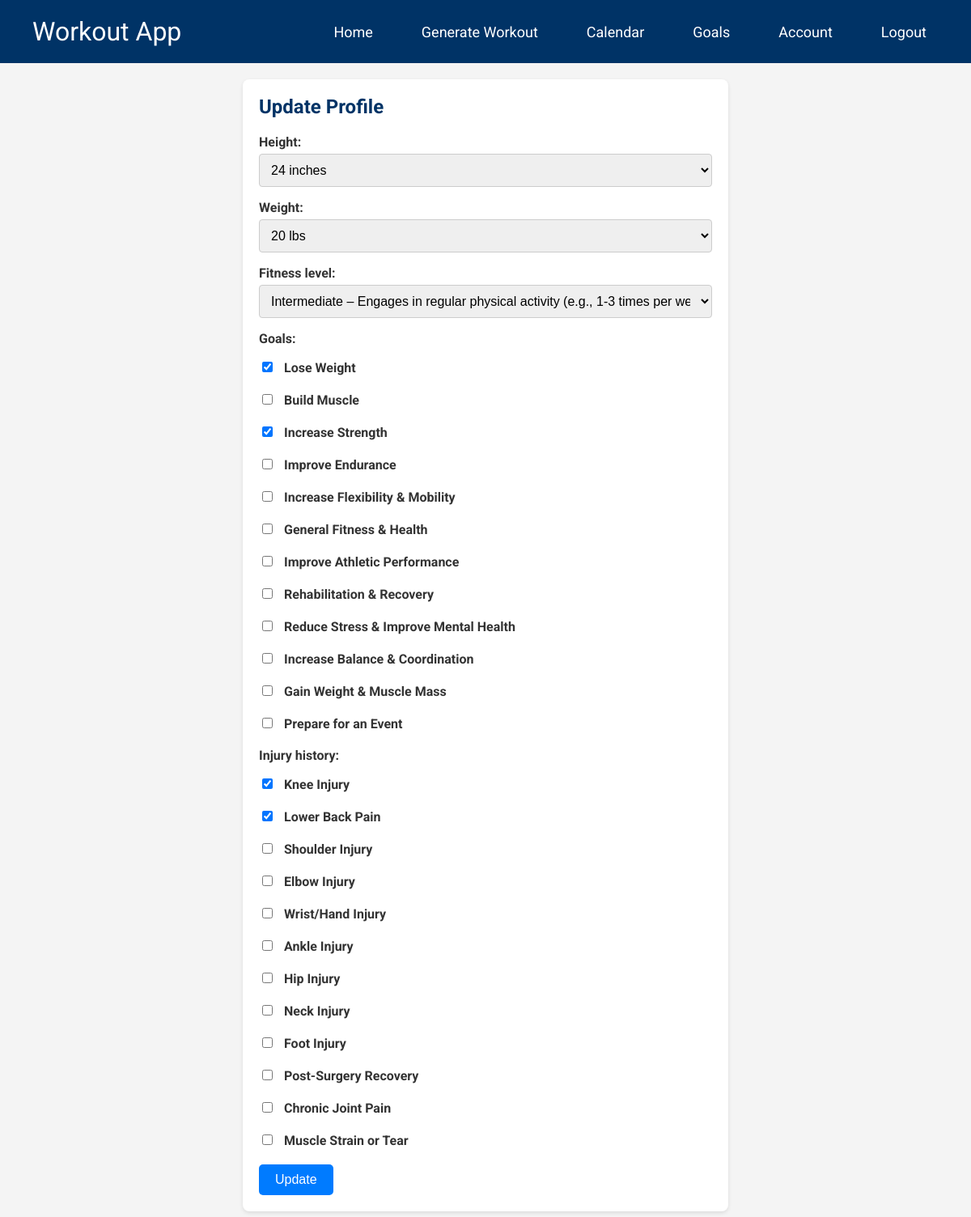
The page /accounts/update_profile/ (signed in) on the database as committed earlier.
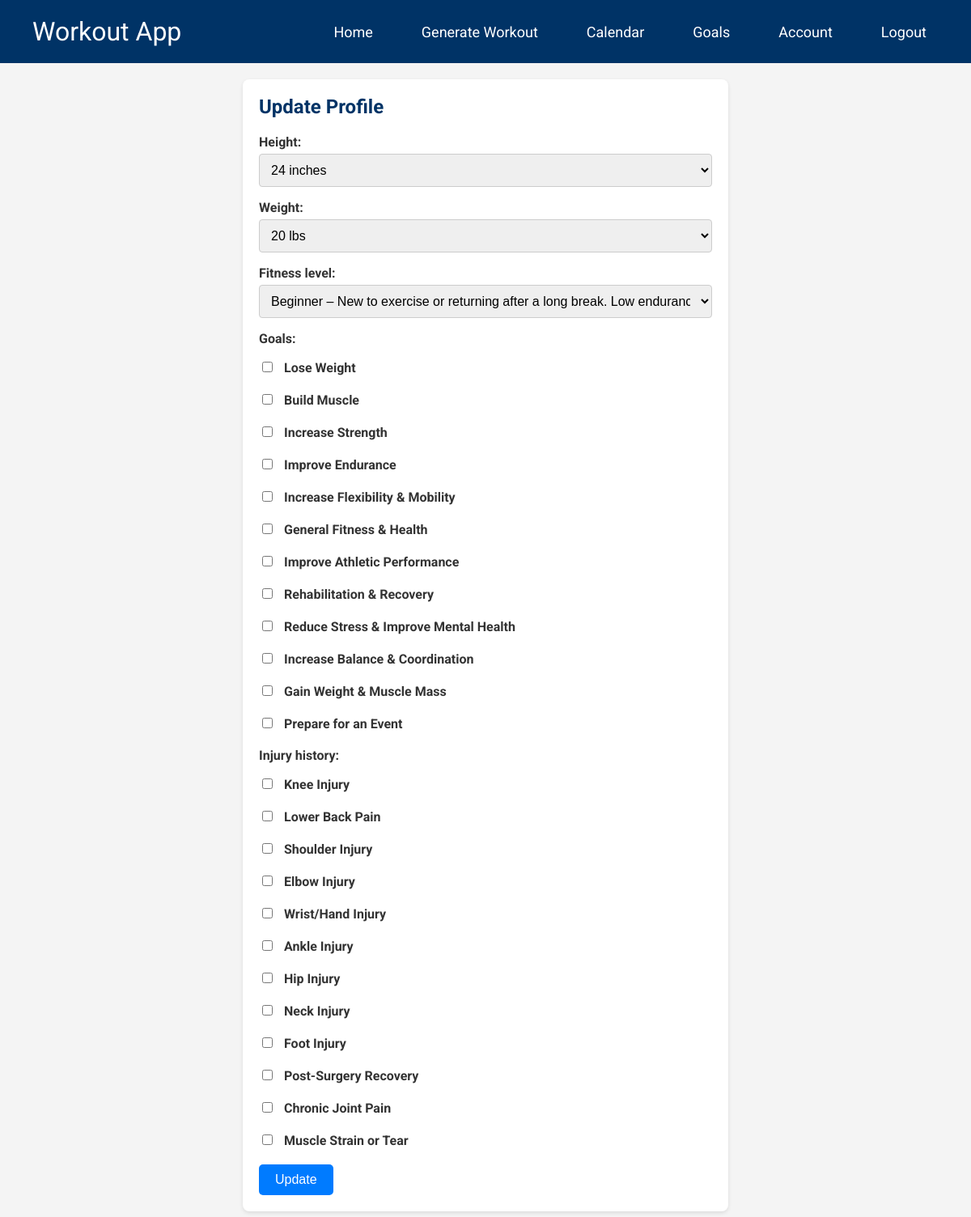
The same page on the database as committed later.
### accounts/models.py (models this page shows, shortened)
class UserProfile(models.Model):
    FITNESS_LEVEL_CHOICES = [
        (
            "beginner",
            "Beginner – New to exercise or returning after a long break. Low endurance, strength, and flexibility.",
        ),
        (
            "intermediate",
            "Intermediate – Engages in regular physical activity (e.g., 1-3 times per week), has moderate endurance and strength.",
        ),
        (
            "advanced",
            "Advanced – High fitness level with consistent training (e.g., 3+ times per week), strong endurance, strength, and flexibility.",
        ),
        (
            "athlete",
            "Athlete – Trains for specific performance goals (e.g., competitive sports, weightlifting, endurance events).",
        ),
        (
            "rehab",
            "Rehabilitation/Recovery – Focused on regaining fitness after an injury, surgery, or medical condition.",
        ),
        (
            "senior",
            "Senior/Low Impact – Prioritizes joint-friendly and lower-intensity movements, often for older adults or those with physical limitations.",
        ),
    ]
    user = models.OneToOneField(User, on_delete=models.CASCADE)
    height = models.FloatField(null=True, blank=True, help_text="Height in inches")
    weight = models.FloatField(null=True, blank=True, help_text="Weight in pounds")
    bmi = models.FloatField(null=True, blank=True)
    fitness_level = models.CharField(
        max_length=20, choices=FITNESS_LEVEL_CHOICES, null=True, blank=True
    )
    goals = models.ManyToManyField("Goal", blank=True)
    injury_history = models.ManyToManyField("Injury", blank=True)
    friends = models.ManyToManyField("self", blank=True, symmetrical=True)
    weight_history = models.CharField(
        max_length=200, choices=FITNESS_LEVEL_CHOICES, null=True, blank=True
    )

### accounts/views.py (the view)
# urls.py: path("update_profile/", update_profile, name="update_profile"),
@login_required
def update_profile(request):
    profile = request.user.userprofile
    if request.method == "POST":
        form = UserProfileUpdateForm(request.POST, instance=profile)
        if form.is_valid():
            profile = form.save(commit=False)
            profile.height = (
                float(request.POST.get("height", 0))
                if request.POST.get("height")
                else None
            )
            profile.weight = (
                float(request.POST.get("weight", 0))
                if request.POST.get("weight")
                else None
            )
            profile.weight_history = (
                request.POST.get("weight", 0) if request.POST.get("weight") else None
            )
            profile.weight_history = json.dumps([int(profile.weight_history)])
            height_m = (
                profile.height * 0.0254 if profile.height else 0
            )  # Convert height from inches to meters
            weight_kg = (
                profile.weight * 0.453592 if profile.weight else 0
            )  # Convert weight from pounds to kg
            if height_m > 0:  # Prevent division by zero
                profile.bmi = weight_kg / (height_m**2)
            else:
                profile.bmi = None  # Handle case where height is zero
            profile.save()
            goals = request.POST.getlist("goals")  # Get selected goals from the form
            injuries = request.POST.getlist(
                "injury_history"
            )  # Get selected injuries from the form
            profile.goals.set(goals)  # Update the user's goals
            profile.injury_history.set(injuries)  # Update the user's injury history
            return redirect(
                "/accounts/user_data/"
            )  # Redirect to home or another page after saving
        print(form.errors)  # Print any validation errors
    else:
        form = UserProfileUpdateForm(instance=profile)
    selected_goals = profile.goals.values_list("id", flat=True)
    selected_injuries = profile.injury_history.values_list("id", flat=True)
    return render(
        request,
        "accounts/update_profile.html",
        {
            "form": form,
            "selected_goals": selected_goals,
            "selected_injuries": selected_injuries,
        },
    )

### accounts/forms.py
class UserProfileUpdateForm(forms.ModelForm):
    HEIGHT_CHOICES = [
        (i, f"{i} inches") for i in range(24, 96)
    ]  # Height from 2'0" (24 inches) to 8'0" (96 inches)
    WEIGHT_CHOICES = [
        (i, f"{i} lbs") for i in range(20, 600)
    ]  # Weight from 20 lbs to 600 lbs
    FITNESS_LEVEL_CHOICES = UserProfile.FITNESS_LEVEL_CHOICES
    height = forms.ChoiceField(choices=HEIGHT_CHOICES, required=False)
    weight = forms.ChoiceField(choices=WEIGHT_CHOICES, required=False)
    fitness_level = forms.ChoiceField(choices=FITNESS_LEVEL_CHOICES, required=False)
    class Meta:
        model = UserProfile
        fields = ["height", "weight", "fitness_level", "goals", "injury_history"]
        widgets = {
            "goals": forms.CheckboxSelectMultiple(),  # Use checkboxes for goals
            "injury_history": forms.CheckboxSelectMultiple(),  # Use checkboxes for injuries
        }
    def __init__(self, *args, **kwargs):
        super().__init__(*args, **kwargs)
        self.fields["goals"].queryset = Goal.objects.all()  # Populate goals
        self.fields[
            "injury_history"
        ].queryset = Injury.objects.all()  # Populate injuries

### accounts/templates/accounts/update_profile.html (shortened to what this page needs)
<!DOCTYPE html>
<html lang="en">
<head>
</head>
<body>
    <header>
        <a class="logo" href="#home">Workout App</a>
        <nav>
            <ul>
                <li><a class="activate" href="{% url 'home' %}">Home</a></li>
                {% if user.is_authenticated %}
                    <li><a href="{% url 'generate_workout' %}">Generate Workout</a></li>
                    <li><a href="{% url 'calendar' %}">Calendar</a></li>
                    <li><a href="{% url 'goals:goals' %}">Goals</a></li>
                    <li><a href="{% url 'user_data' %}">Account</a></li>
                    <li><a href="{% url 'logout' %}">Logout</a></li>
                {% else %}
                    <li><a href="{% url 'login' %}">Login</a></li>
                {% endif %}
            </ul>
        </nav>
    </header>
    <div class="container">
        <div class="main-section">
            <h2>Update Profile</h2>
            <form method="post">
                {{ form.as_p }}
                <button type="submit">Update</button>
            </form>
        </div>
    </div>
</body>
</html>

Rows that differ between the two databases and show on the page:
changed UserProfile "24 inches": fitness_level "Intermediate – Engages in regular physical activity (e.g., 1-3 times per week), has moderate endurance and strength." → "Beginner – New to exercise or returning after a long break. Low endurance, strength, and flexibility."
Other text that changed with them:
form field goals: "☑ ☐ ☑ ☐ ☐ ☐ ☐ ☐ ☐ ☐ ☐ ☐" → "☐ ☐ ☐ ☐ ☐ ☐ ☐ ☐ ☐ ☐ ☐ ☐"
form field injury_history: "☑ ☑ ☐ ☐ ☐ ☐ ☐ ☐ ☐ ☐ ☐ ☐" → "☐ ☐ ☐ ☐ ☐ ☐ ☐ ☐ ☐ ☐ ☐ ☐"
